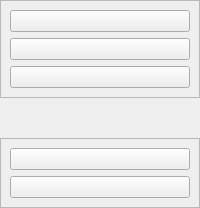
        <widget class="QWidget" name="hidden" native="true">
         <property name="styleSheet">
          <string notr="true">#hidden {
	/*border: 2px solid black;*/
    border-radius: 25px;
}

QPushButton:hover {
    background-color: #202020;
    color: white;
	border: 1px solid white;
	border-radius: 10px;
}</string>
         </property>
         <layout class="QVBoxLayout" name="verticalLayout_2">
          <property name="spacing">
           <number>0</number>
          </property>
          <property name="leftMargin">
           <number>0</number>
          </property>
          <property name="topMargin">
           <number>0</number>
          </property>
          <property name="rightMargin">
           <number>0</number>
          </property>
          <property name="bottomMargin">
           <number>0</number>
          </property>
          <item>
           <widget class="QFrame" name="frame_3">
            <property name="frameShape">
             <enum>QFrame::Shape::StyledPanel</enum>
            </property>
            <property name="frameShadow">
             <enum>QFrame::Shadow::Raised</enum>
            </property>
            <layout class="QVBoxLayout" name="verticalLayout_3">
             <item>
              <widget class="QPushButton" name="pushButton_3">
               <property name="text">
                <string/>
               </property>
               <property name="icon">
                <iconset resource="resource.qrc">
                 <normaloff>:/images/homeIcon.png</normaloff>:/images/homeIcon.png</iconset>
               </property>
               <property name="iconSize">
                <size>
                 <width>25</width>
                 <height>25</height>
                </size>
               </property>
               <property name="checkable">
                <bool>true</bool>
               </property>
              </widget>
             </item>
             <item>
              <widget class="QPushButton" name="pushButton_4">
               <property name="text">
                <string/>
               </property>
               <property name="icon">
                <iconset resource="resource.qrc">
                 <normaloff>:/images/tracker.png</normaloff>:/images/tracker.png</iconset>
               </property>
               <property name="iconSize">
                <size>
                 <width>25</width>
                 <height>25</height>
                </size>
               </property>
               <property name="checkable">
                <bool>true</bool>
               </property>
              </widget>
             </item>
             <item>
              <widget class="QPushButton" name="pushButton_5">
               <property name="text">
                <string/>
               </property>
               <property name="icon">
                <iconset resource="resource.qrc">
                 <normaloff>:/images/rulerPencil.png</normaloff>:/images/rulerPencil.png</iconset>
               </property>
               <property name="iconSize">
                <size>
                 <width>25</width>
                 <height>25</height>
                </size>
               </property>
               <property name="checkable">
                <bool>true</bool>
               </property>
              </widget>
             </item>
            </layout>
           </widget>
          </item>
          <item>
           <spacer name="verticalSpacer">
            <property name="orientation">
             <enum>Qt::Orientation::Vertical</enum>
            </property>
            <property name="sizeHint" stdset="0">
             <size>
              <width>20</width>
              <height>40</height>
             </size>
            </property>
           </spacer>
          </item>
          <item>
           <widget class="QFrame" name="frame_4">
            <property name="frameShape">
             <enum>QFrame::Shape::StyledPanel</enum>
            </property>
            <property name="frameShadow">
             <enum>QFrame::Shadow::Raised</enum>
            </property>
            <layout class="QVBoxLayout" name="verticalLayout_4">
             <item>
              <widget class="QPushButton" name="pushButton_6">
               <property name="text">
                <string/>
               </property>
               <property name="icon">
                <iconset resource="resource.qrc">
                 <normaloff>:/images/gitHub.png</normaloff>:/images/gitHub.png</iconset>
               </property>
               <property name="iconSize">
                <size>
                 <width>25</width>
                 <height>25</height>
                </size>
               </property>
               <property name="checkable">
                <bool>true</bool>
               </property>
              </widget>
             </item>
             <item>
              <widget class="QPushButton" name="pushButton_7">
               <property name="text">
                <string/>
               </property>
               <property name="icon">
                <iconset resource="resource.qrc">
                 <normaloff>:/images/about.png</normaloff>:/images/about.png</iconset>
               </property>
               <property name="iconSize">
                <size>
                 <width>25</width>
                 <height>25</height>
                </size>
               </property>
               <property name="checkable">
                <bool>true</bool>
               </property>
              </widget>
             </item>
            </layout>
           </widget>
          </item>
         </layout>
        </widget>
